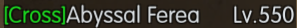
#> input picture images/abyssal-ferea.png, 297 x 28 px
$ python -i image_helpers.py   (imports and definitions only)
#> lines starting #> are read from the running program, lines starting #| are printed output that depends on the picture; after the words box and inside, x2 and y2 are one past the last pixel; in counts of white or black regions, pixels touching at a corner belong together
#> further down, picture is the input picture: shape (28, 297, 3); mean B, G, R 45.5, 58.6, 55.8
from typing import List, Tuple, Optional, Union
from pathlib import Path
import cv2
import pytesseract
import numpy as np

ImageLike = Union[str, np.ndarray, "Image.Image"]  # type: ignore

try:
    from PIL import Image
except Exception:
    Image = None


def _to_bgr(img_like: ImageLike) -> np.ndarray:
    if isinstance(img_like, str):
        bgr = cv2.imread(img_like)
        if bgr is None:
            raise FileNotFoundError(f"image not found: {img_like}")
        return bgr
    elif isinstance(img_like, np.ndarray):
        return img_like
    elif Image is not None and isinstance(img_like, Image.Image):
        rgb = np.array(img_like.convert("RGB"))
        return cv2.cvtColor(rgb, cv2.COLOR_RGB2BGR)
    else:
        raise TypeError(f"Unsupported image type: {type(img_like)}")


# [83 lines left out: function get_text_gray, not called in this run]


def tesseract_extract_text_from_region_white_fast(
    image_input: ImageLike,
    region: Optional[Tuple[int, int, int, int]] = None,
    *,
    ign: Optional[str] = None,
    show_debug: bool = False,
    single_line: bool = True,
    single_word: bool = False,
    digits_only: bool = False,
    downscale: float = 0.8,
    do_dilate: bool = False,
) -> str:
#> called with show_debug = False, single_line = True, single_word = False, digits_only = False, downscale = 0.8, do_dilate = False
    img = _to_bgr(image_input)
    h, w = img.shape[:2]
#> h = 28; w = 297
    if region is None:
        x1, y1, x2, y2 = 0, 0, w, h
#> x1 = 0; y1 = 0; x2 = 297; y2 = 28
    else:
        x1, y1, x2, y2 = map(int, region)
    roi = img[y1:y2, x1:x2]

    if 0.4 <= downscale < 1.0:
        new_w = max(8, int(roi.shape[1] * downscale))
#> new_w = 237
        new_h = max(8, int(roi.shape[0] * downscale))
#> new_h = 22
        roi = cv2.resize(roi, (new_w, new_h), interpolation=cv2.INTER_AREA)
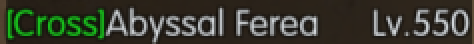
#> roi: shape (22, 237, 3) (shown 2 times larger); mean B, G, R 45.5, 58.7, 55.8

    gray = cv2.cvtColor(roi, cv2.COLOR_BGR2GRAY)
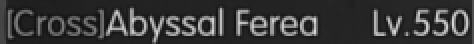
#> gray: shape (22, 237) (shown 2 times larger); min 14, max 217, mean 56.3
    _, binary = cv2.threshold(gray, 150, 255, cv2.THRESH_BINARY)
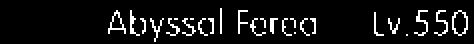
#> binary: shape (22, 237) (shown 2 times larger); 7.6% white in thin lines or dots, all inside (x1, y1, x2, y2) = (54, 4, 234, 21)

    if do_dilate:
        kernel = cv2.getStructuringElement(cv2.MORPH_RECT, (2, 2))
        binary = cv2.dilate(binary, kernel, iterations=1)

    if show_debug:
        Path("temp").mkdir(parents=True, exist_ok=True)
        base = ign or "debug"
        cv2.imwrite(f"temp/{base}_bin_fast.png", binary)

    if single_word:
        psm = 8
    elif single_line:
        psm = 7
    else:
        psm = 6

    conf = f"--oem 1 --psm {psm}"
    if digits_only:
        conf += " -c tessedit_char_whitelist=0123456789"

#> (the run stopped early here; a loop or call above may not have finished)

$ run again, on images/character-defeated.png
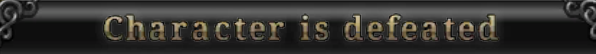
#> input picture images/character-defeated.png, 596 x 54 px
#> picture is the input picture: shape (54, 596, 3); mean B, G, R 48.2, 51.2, 52.7
#> in tesseract_extract_text_from_region_white_fast, `gray = cv2.cvtColor(roi, cv2.COLOR_BGR2GRAY)`:
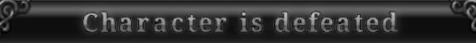
#> gray: shape (43, 476); min 2, max 193, mean 51.3
#> in tesseract_extract_text_from_region_white_fast, `_, binary = cv2.threshold(gray, 150, 255, cv2.THRESH_BINARY)`:
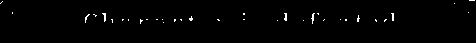
#> binary: shape (43, 476); 0.96% white in thin lines or dots, all inside (x1, y1, x2, y2) = (0, 0, 475, 24)
